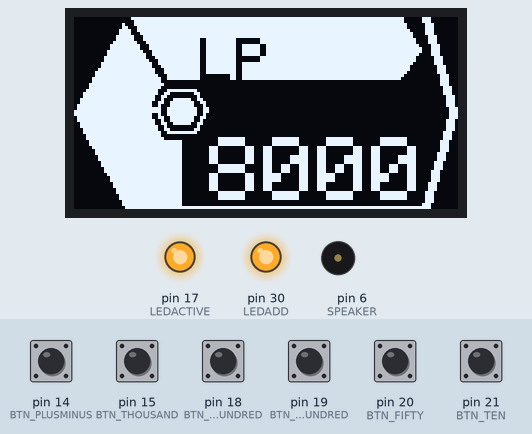
A sketch run on a simulated Arduino Mega 2560, built with avr-gcc and run on an emulated ATmega2560. On the bench: 128×64 one-colour display, output pins drawn as LEDs (lit = HIGH), buzzer (waves = sounding). Inputs (shaded band) come from the test bench; at power-on: pin 14 (BTN_PLUSMINUS), pin 15 (BTN_THOUSAND), pin 18 (BTN_FIVEHUNDRED), pin 19 (BTN_ONEHUNDRED), pin 20 (BTN_FIFTY), pin 21 (BTN_TEN) HIGH.

Above: at 2.7 s.
2.8 s: pin 15 (BTN_THOUSAND) pulled LOW for 0.15 s
At 2.98 s:
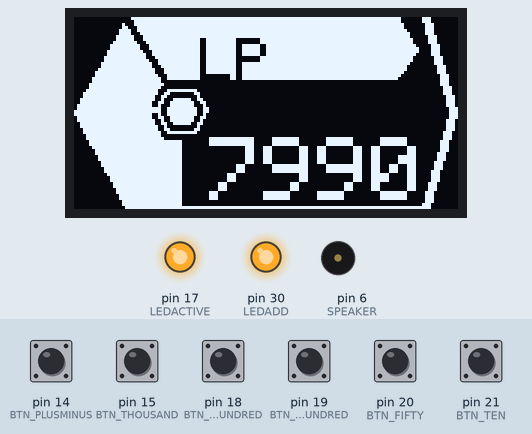
5.2 s: pin 18 (BTN_FIVEHUNDRED) pulled LOW for 1 s
At 6.06 s:
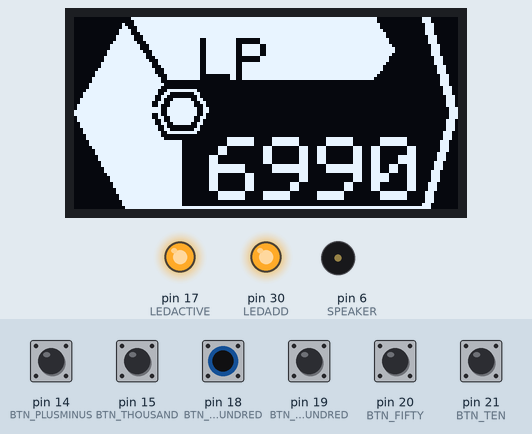
7.7 s: pin 14 (BTN_PLUSMINUS) pulled LOW for 0.15 s
At 8.2 s:
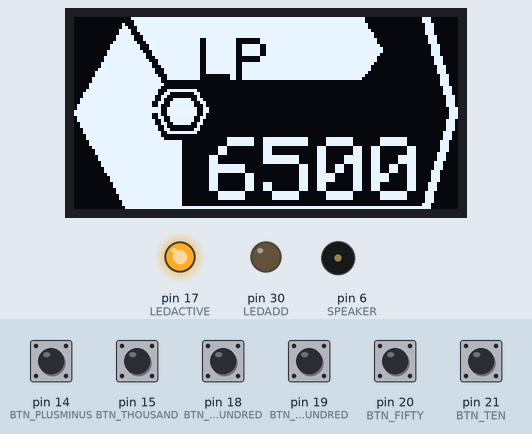
9.3 s: pin 19 (BTN_ONEHUNDRED) pulled LOW for 0.15 s
At 10.2 s:
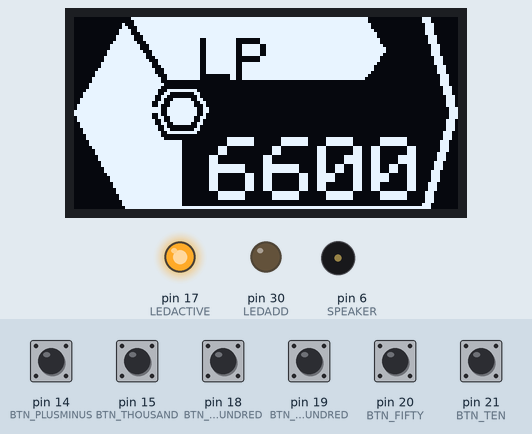
11.1 s: pin 20 (BTN_FIFTY) pulled LOW for 0.15 s
At 12.4 s:
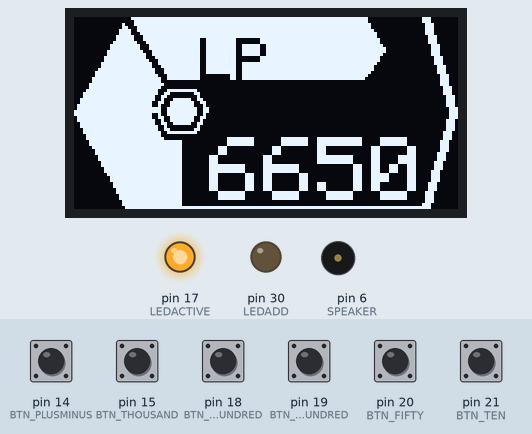
12.7 s: pin 21 (BTN_TEN) pulled LOW for 0.15 s
At 13.1 s:
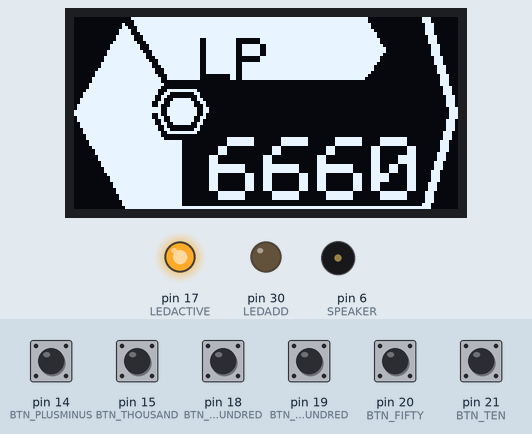
Timing chart, 0 to 15.3 s (numbered marks = the images above; inputs shaded):
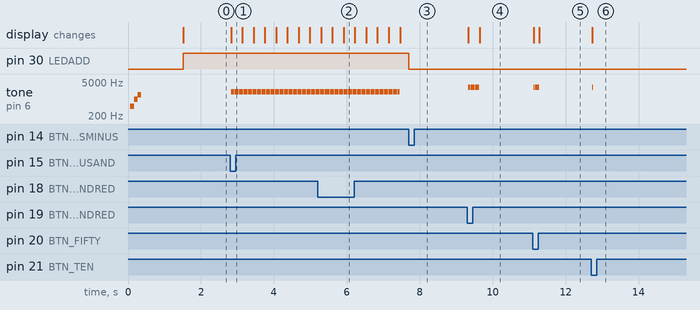

Measured:
- after the input at 2.8 s, tone on pin 6 (SPEAKER): alternates 2000 Hz for 0.02 s and silent for 0.01 s, starting at once; the display: changes at once (image 1)
- after the input at 7.7 s, pin 30 (LEDADD): HIGH → LOW at once
- after the input at 9.3 s, tone on pin 6 (SPEAKER): alternates 3000 Hz for 0.02 s and silent for 0.01 s, 20 changes in all, then stays silent, starting at once; the display: first changes at once (image 4 shows a later state)
- after the input at 11.1 s, tone on pin 6 (SPEAKER): alternates 3000 Hz for 0.02 s and silent for 0.01 s, 10 changes in all, then stays silent, starting at once; the display: first changes at once (image 5 shows a later state)
- after the input at 12.7 s, tone on pin 6 (SPEAKER): silent → 3000 Hz at once, → silent 0.02 s later; the display: changes at once (image 6)

The sketch:

LifepointCounter.ino
```cpp
// (licence header left out)
#include <SPI.h>
#include <Wire.h>
#include <Adafruit_GFX.h>
#include <Adafruit_SSD1306.h>
#include "Images.h"

//#define SERIAL_DEBUG //Uncomment to enable serial debugging output

// Pin definitions
#define SPEAKER 6 // Beeper speaker
#define LEDACTIVE 17 // Activity light, uses the RX LED
#define LEDADD 30 // Indicates addition mode, uses the TX LED
#define BTN_PLUSMINUS 14 // Toggle between Add/Subtract mode
#define BTN_THOUSAND 15
#define BTN_FIVEHUNDRED 18
#define BTN_ONEHUNDRED 19
#define BTN_FIFTY 20
#define BTN_TEN 21

#define SCREEN_WIDTH 128 // OLED display width, in pixels
#define SCREEN_HEIGHT 64 // OLED display height, in pixels
// Declaration for an SSD1306 display connected to I2C (SDA, SCL pins)
#define SCREEN_ADDRESS 0x3D // < See datasheet for Address; 0x3D for 128x64, 0x3C for 128x32
Adafruit_SSD1306 display(SCREEN_WIDTH, SCREEN_HEIGHT, &Wire, -1);

// Define a struct to organise the previous button states
// These are used to filter for Pulldown events on I/O.
struct ButtonStates {
  bool PlusMinus = true;
  bool Thousand = true;
  bool FiveHund = true;
  bool OneHund = true;
  bool Fifty = true;
  bool Ten = true;
};
ButtonStates BtnPrevious;

// Initialise variables
bool Addition = false;
bool FastMatch = false;
int16_t Lifepoints = 8000; // Must be a signed integer for detecting a Death state

void DisplayFullRender() {
  // Draws every element, including ones that do not have the potential to change

  // Clear screen buffer so elements don't overlap the old screen contents
  display.clearDisplay();

  // Left element
  display.drawBitmap(
    0, 0,
    LeftGraphic,
    48, 64,
    1);

  // Right chevron - the loops generate a 3px width
  for (uint8_t i = 0; i < 3; i++) {
    // Top half
    display.drawLine(
      116 + i, 0,
      125 + i, 31,
      1);
  }
  for (uint8_t i = 0; i < 3; i++)
    // Bottom half
    display.drawLine(
      116 + i, 63,
      125 + i, 32,
      1);
  // Bottom line
  display.drawFastHLine(
    28, 63,
    88, 1);

  // Next, draw the dynamic components.
  DisplayUpdate();
}
uint16_t DisplayUpdate() {
  // Keep track of start time
  unsigned long startTime = millis();

  // Font size 2 for "LP", 3 for readout
  // We do not have the luxury of clearDisplay, so we must manually clear the areas we will be working with

  // Clear top bar
  display.fillRect(
    42, 0,
    74, 21,
    0);
  // Top bar
  uint8_t x = min(
    109,
    // Calculate where the bar's right edge and where the triangle should go
    map(Lifepoints,
        0, FastMatch ? 4000 : 8000,
        42, 109));
  display.fillRect(
    42, 0,
    x - 42, 21,
    1);
  // Top bar triangle
  display.fillTriangle(
    x, 0,
    x + 6, 10,
    x, 19,
    1);

  // Top bar "LP"
  display.setCursor(42, 7);
  display.setTextSize(2);
  display.setTextColor(0); // Cut out part of the bar
  display.print("LP");
  display.setTextColor(1); // Reset to 1

  // Lifepoint readout
  display.fillRect(
    45, 40,
    69, 21,
    0);
  display.setCursor(45, 40);
  display.setTextSize(3);
  display.print(Lifepoints);

  // Update display
  display.display();
  // Return execution time of function
  // 16 bits will do just fine for the return value.
  return (uint16_t)(millis() - startTime);
}

uint16_t DisplayDeath(bool Visible) {
  // Keep track of start time
  uint16_t startTime = millis();

  // Clear screen buffer so elements don't overlap old ones
  display.clearDisplay();

  if (Visible) {
    display.setCursor(15, 0);
    display.println("GAME");
    display.print(" OVER"); // offset weirdness
  }

  // Update display
  display.display();

  return millis() - startTime; // Return execution time of function to maintain a consistent frame rate
}

void setup() {
  // Initialise serial output
#ifdef SERIAL_DEBUG
  Serial.begin(9600);
  Serial.println("Yugioh Lifepoint Counter v1.4");
#endif

  // Initialise pins
  pinMode(SPEAKER,         OUTPUT);
  pinMode(LEDACTIVE,       OUTPUT);
  pinMode(LEDADD,          OUTPUT);
  digitalWrite(LEDACTIVE,  HIGH);
  // NOTE: Since PULLUP is being used, all button readings must be inverted.
  pinMode(BTN_PLUSMINUS,   INPUT_PULLUP);
  pinMode(BTN_THOUSAND,    INPUT_PULLUP);
  pinMode(BTN_FIVEHUNDRED, INPUT_PULLUP);
  pinMode(BTN_ONEHUNDRED,  INPUT_PULLUP);
  pinMode(BTN_FIFTY,       INPUT_PULLUP);
  pinMode(BTN_TEN,         INPUT_PULLUP);

  // Initialise display
  // SSD1306_SWITCHCAPVCC = generate display voltage from 3.3V internally
  if (!display.begin(SSD1306_SWITCHCAPVCC, 0x3C)) { // Address 0x3C for 128x64
#ifdef SERIAL_DEBUG
    Serial.println(F("OLED display initialisation failed!"));
#endif

    noTone(SPEAKER);
    for (;;)
    {
      // Error tone and flash LED
      tone(SPEAKER, 100, 500);
      digitalWrite(LEDACTIVE, LOW);
      delay(500);
      digitalWrite(LEDACTIVE, HIGH);
      delay(500);
    }
  }

  display.setTextColor(WHITE);

  // Display splash screen
  display.clearDisplay();
  display.drawBitmap(
    0, 0,
    Splashscreen,
    SCREEN_WIDTH, SCREEN_HEIGHT, 1);
  display.display();

  // Startup tune
  tone(SPEAKER, 500, 100);
  delay(100);
  tone(SPEAKER, 1000, 100);
  delay(100);
  tone(SPEAKER, 1500, 100);
  delay(200);

  // Show the splash screen for a bit, while periodically checking if the PlusMinus button is pressed.
  for (uint8_t i = 0; i < 10; i++) {
    // Short battle mode
    if (!digitalRead(BTN_PLUSMINUS) && !FastMatch) {
      BtnPrevious.PlusMinus = false; // Remember the button was initially held
      FastMatch = true;
      tone(SPEAKER, 500, 200);
    }
    delay(100);
  }
  if (FastMatch)  {
    Lifepoints = 4000;
  }

  DisplayFullRender(); // Render the initial screen state
}

void loop() {
  uint16_t Amount = 0; // Reset Amount to 0

  // Ensure LEDs have correct state
  digitalWrite(LEDACTIVE, HIGH); // Inverted, turn it off.
  digitalWrite(LEDADD, !Addition); // Inverted, turn it on in addition mode

  // Read all button states, while applying filtering to only trigger on pull down events.
  bool state = !digitalRead(BTN_PLUSMINUS);
  if (state && !BtnPrevious.PlusMinus) Addition ^= true;
  BtnPrevious.PlusMinus = state;
  state = !digitalRead(BTN_THOUSAND);
  if (state && !BtnPrevious.Thousand) Amount += 1000;
  BtnPrevious.Thousand = state;
  state = !digitalRead(BTN_FIVEHUNDRED);
  if (state && !BtnPrevious.FiveHund) Amount += 500;
  BtnPrevious.FiveHund = state;
  state = !digitalRead(BTN_ONEHUNDRED);
  if (state && !BtnPrevious.OneHund) Amount += 100;
  BtnPrevious.OneHund = state;
  state = !digitalRead(BTN_FIFTY);
  if (state && !BtnPrevious.Fifty) Amount += 50;
  BtnPrevious.Fifty = state;
  state = !digitalRead(BTN_TEN);
  if (state && !BtnPrevious.Ten) Amount += 10;
  BtnPrevious.Ten = state;

  // Damage loop
  while (Amount != 0) {
    // Update the counters in steps of 10
    Lifepoints += Addition ? 10 : -10;
    Amount -= 10;

    // Check if the player is dead
    if (Lifepoints <= 0) {
      Lifepoints = 0; // Cap at 0

      DisplayUpdate();

      // Death tune
      for (uint16_t freq = 2000; freq >= 100; freq -= 100)
      {
        // Descending short beeps - sounds like a piano slide
        tone(SPEAKER, freq);
        delay(30);
      }
      noTone(SPEAKER); // Silence!
      display.setTextSize(4);
      for (uint16_t i = 0; i < 5; i++)
      {
        // Longer 3 beeps of same low frequency
        DisplayDeath(false); // Screen death flash off
        delay(300);
        tone(SPEAKER, 100);
        DisplayDeath(true); // Screen death flash on
        delay(300);
        noTone(SPEAKER);
      }
      // Reset the health and then redraw the screen
      Lifepoints = FastMatch ? 4000 : 8000;
      DisplayFullRender();
      break;
    }

    // Maximum health value
    else if (Lifepoints > 9990) {
      Lifepoints = 9990;
      // Error beep
      tone(SPEAKER, 100, 50);
      delay(60);
      break;
    }

    /* It's conceivable that updating the display can take different amounts of time.
     * Therefore, the partial redraw routine returns the number of milliseconds it took.
     * We use this time delta later in the delay to make sure we're keeping a steady pace. */
    int16_t deltaT = DisplayUpdate();

#ifdef SERIAL_DEBUG
    Serial.println();
    Serial.println(Addition ? "true" : "false");
    Serial.println(Amount);
    Serial.println(Lifepoints);
#endif

    // Blink the Activity light and make a tick sound
    digitalWrite(LEDACTIVE, LOW);
    tone(SPEAKER, Addition ? 3000 : 2000, 20); // Tick pitch varies depending on gains/losses
    delay(max(0, 30 - deltaT)); // Keep a constant delay period
    digitalWrite(LEDACTIVE, HIGH);
  }
}
```

Source omitted: Images.h (16732 bytes)
